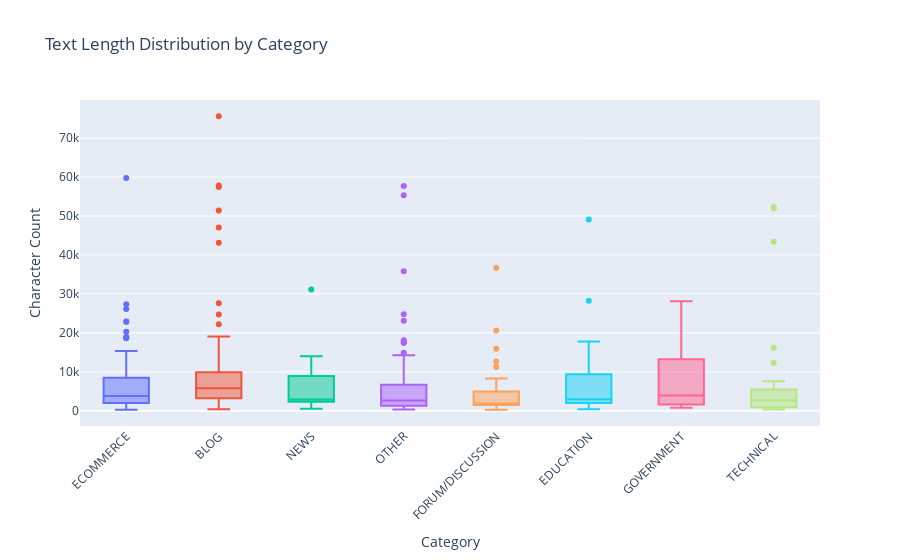
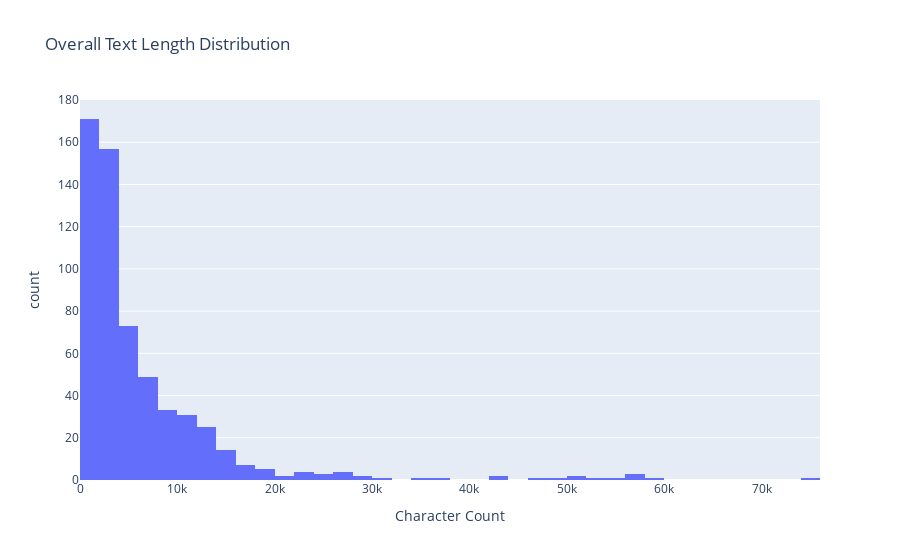

The code cell stored with these charts, in order, in its notebook:
### Code cell
# ── Text Length Analysis ──────────────────────────────────────────
df['text_length'] = df['full_text'].str.len()

print("Text length statistics (full_text):")
print(df['text_length'].describe())

# Histogram of overall text lengths
fig = px.histogram(
    df, x='text_length', nbins=50,
    title='Text Length Distribution (All Pages)',
    labels={'text_length': 'Character Count', 'count': 'Number of Pages'}
)
fig.show()

# Word count distribution (pre-computed column)
fig2 = px.histogram(
    df, x='word_count', nbins=50,
    title='Word Count Distribution (All Pages)',
    labels={'word_count': 'Word Count', 'count': 'Number of Pages'}
)
fig2.show()

print(f"\nWord count statistics:")
print(df['word_count'].describe())

### Figure 1 — Plotly figure (JSON) as saved in the notebook; plotly's stock layout.template omitted (floating-point values rounded to 4 significant figures; data arrays with more than 128 entries replaced by an {"elided": "..."} marker saying what was removed)
{"data": [{"alignmentgroup": "True", "hovertemplate": "Category=%{x}<br>Character Count=%{y}<extra></extra>", "legendgroup": "ECOMMERCE", "marker": {"color": "#636efa"}, "name": "ECOMMERCE", "notched": false, "offsetgroup": "ECOMMERCE", "orientation": "v", "showlegend": true, "type": "box", "x": ["ECOMMERCE", "ECOMMERCE", "ECOMMERCE", "ECOMMERCE", "ECOMMERCE", "ECOMMERCE", "ECOMMERCE", "ECOMMERCE", "ECOMMERCE", "ECOMMERCE", "ECOMMERCE", "ECOMMERCE", "ECOMMERCE", "ECOMMERCE", "ECOMMERCE", "ECOMMERCE", "ECOMMERCE", "ECOMMERCE", "ECOMMERCE", "ECOMMERCE", "ECOMMERCE", "ECOMMERCE", "ECOMMERCE", "ECOMMERCE", "ECOMMERCE", "ECOMMERCE", "ECOMMERCE", "ECOMMERCE", "ECOMMERCE", "ECOMMERCE", "ECOMMERCE", "ECOMMERCE", "ECOMMERCE", "ECOMMERCE", "ECOMMERCE", "ECOMMERCE", "ECOMMERCE", "ECOMMERCE", "ECOMMERCE", "ECOMMERCE", "ECOMMERCE", "ECOMMERCE", "ECOMMERCE", "ECOMMERCE", "ECOMMERCE", "ECOMMERCE", "ECOMMERCE", "ECOMMERCE", "ECOMMERCE", "ECOMMERCE", "ECOMMERCE", "ECOMMERCE", "ECOMMERCE", "ECOMMERCE", "ECOMMERCE", "ECOMMERCE", "ECOMMERCE", "ECOMMERCE", "ECOMMERCE", "ECOMMERCE", "ECOMMERCE", "ECOMMERCE", "ECOMMERCE", "ECOMMERCE", "ECOMMERCE", "ECOMMERCE", "ECOMMERCE", "ECOMMERCE", "ECOMMERCE", "ECOMMERCE", "ECOMMERCE", "ECOMMERCE", "ECOMMERCE", "ECOMMERCE", "ECOMMERCE", "ECOMMERCE", "ECOMMERCE", "ECOMMERCE", "ECOMMERCE", "ECOMMERCE", "ECOMMERCE", "ECOMMERCE", "ECOMMERCE", "ECOMMERCE", "ECOMMERCE", "ECOMMERCE", "ECOMMERCE", "ECOMMERCE", "ECOMMERCE", "ECOMMERCE", "ECOMMERCE", "ECOMMERCE", "ECOMMERCE", "ECOMMERCE", "ECOMMERCE", "ECOMMERCE", "ECOMMERCE", "ECOMMERCE", "ECOMMERCE", "ECOMMERCE", "ECOMMERCE", "ECOMMERCE", "ECOMMERCE", "ECOMMERCE", "ECOMMERCE", "ECOMMERCE", "ECOMMERCE", "ECOMMERCE", "ECOMMERCE", "ECOMMERCE", "ECOMMERCE", "ECOMMERCE", "ECOMMERCE", "ECOMMERCE"], "x0": " ", "xaxis": "x", "y": [4572, 3391, 6178, 6982, 22949, 12561, 11339, 893, 3951, 3936, 2257, 10489, 4515, 6058, 2484, 13235, 4176, 2920, 4446, 3660, 12922, 12406, 13234, 6573, 2017, 4571, 59723, 2538, 18962, 18791, 20284, 12160, 1263, 651, 4508, 2318, 299, 1502, 6257, 3531, 3074, 27344, 3103, 3781, 4803, 1369, 3618, 3747, 8812, 3811, 4340, 8974, 15362, 3169, 6859, 2276, 837, 1776, 2366, 1811, 424, 2798, 7307, 4526, 14177, 6826, 6484, 4874, 26122, 715, 2462, 1677, 3280, 3139, 3089, 4335, 2321, 606, 5053, 620, 641, 12724, 2189, 1704, 1330, 2474, 3792, 7323, 10562, 1227, 2567, 4036, 1779, 4874, 2653, 1535, 3335, 1724, 15120, 1456, 3542, 677, 662, 651, 1379, 18618, 8472, 11114, 1012, 13220, 13270, 13948, 1410, 22854], "y0": " ", "yaxis": "y"}, {"alignmentgroup": "True", "hovertemplate": "Category=%{x}<br>Character Count=%{y}<extra></extra>", "legendgroup": "BLOG", "marker": {"color": "#EF553B"}, "name": "BLOG", "notched": false, "offsetgroup": "BLOG", "orientation": "v", "showlegend": true, "type": "box", "x": ["BLOG", "BLOG", "BLOG", "BLOG", "BLOG", "BLOG", "BLOG", "BLOG", "BLOG", "BLOG", "BLOG", "BLOG", "BLOG", "BLOG", "BLOG", "BLOG", "BLOG", "BLOG", "BLOG", "BLOG", "BLOG", "BLOG", "BLOG", "BLOG", "BLOG", "BLOG", "BLOG", "BLOG", "BLOG", "BLOG", "BLOG", "BLOG", "BLOG", "BLOG", "BLOG", "BLOG", "BLOG", "BLOG", "BLOG", "BLOG", "BLOG", "BLOG", "BLOG", "BLOG", "BLOG", "BLOG", "BLOG", "BLOG", "BLOG", "BLOG", "BLOG", "BLOG", "BLOG", "BLOG", "BLOG", "BLOG", "BLOG", "BLOG", "BLOG", "BLOG", "BLOG", "BLOG", "BLOG", "BLOG", "BLOG", "BLOG", "BLOG", "BLOG", "BLOG", "BLOG", "BLOG", "BLOG", "BLOG", "BLOG", "BLOG", "BLOG", "BLOG", "BLOG", "BLOG", "BLOG", "BLOG", "BLOG", "BLOG", "BLOG", "BLOG", "BLOG", "BLOG", "BLOG", "BLOG", "BLOG", "BLOG", "BLOG", "BLOG", "BLOG", "BLOG", "BLOG", "BLOG", "BLOG", "BLOG", "BLOG", "BLOG", "BLOG", "BLOG", "BLOG", "BLOG", "BLOG", "BLOG", "BLOG", "BLOG", "BLOG", "BLOG", "BLOG", "BLOG", "BLOG", "BLOG", "BLOG", "BLOG", "BLOG", "BLOG", "BLOG", "BLOG", "BLOG", "BLOG"], "x0": " ", "xaxis": "x", "y": [7442, 6778, 1653, 918, 4513, 9640, 17808, 8896, 1032, 11220, 850, 9831, 6133, 4840, 3430, 2457, 1802, 2930, 494, 14631, 9798, 4293, 5774, 8072, 5728, 2114, 10180, 10410, 3165, 843, 3456, 2603, 4747, 2960, 11913, 75582, 838, 8987, 4495, 397, 5711, 5480, 7829, 7160, 11348, 2773, 6362, 5250, 6248, 4744, 7168, 1870, 57832, 10793, 24728, 4135, 19109, 3545, 5919, 4263, 769, 2561, 9915, 57412, 5430, 10502, 5336, 3697, 16439, 8419, 10036, 14133, 10564, 8214, 15856, 3202, 2504, 4055, 3930, 4112, 3018, 3991, 1671, 6792, 2713, 4319, 2016, 5338, 5188, 4000, 8564, 1744, 6468, 6851, 6755, 10433, 6949, 4274, 9037, 1805, 11406, 3077, 7477, 47066, 43149, 11190, 13464, 6422, 22207, 6839, 4920, 27613, 8216, 51397, 11840, 1490, 1582, 7840, 4079, 7038, 3331, 13979, 2878], "y0": " ", "yaxis": "y"}, {"alignmentgroup": "True", "hovertemplate": "Category=%{x}<br>Character Count=%{y}<extra></extra>", "legendgroup": "NEWS", "marker": {"color": "#00cc96"}, "name": "NEWS", "notched": false, "offsetgroup": "NEWS", "orientation": "v", "showlegend": true, "type": "box", "x": ["NEWS", "NEWS", "NEWS", "NEWS", "NEWS", "NEWS", "NEWS", "NEWS", "NEWS", "NEWS", "NEWS", "NEWS", "NEWS", "NEWS", "NEWS", "NEWS", "NEWS", "NEWS", "NEWS", "NEWS", "NEWS", "NEWS", "NEWS", "NEWS", "NEWS", "NEWS", "NEWS", "NEWS", "NEWS", "NEWS", "NEWS", "NEWS", "NEWS", "NEWS", "NEWS", "NEWS", "NEWS", "NEWS", "NEWS", "NEWS", "NEWS", "NEWS", "NEWS", "NEWS", "NEWS", "NEWS", "NEWS"], "x0": " ", "xaxis": "x", "y": [2395, 2823, 4305, 996, 11905, 2336, 9710, 9418, 2595, 2483, 1681, 4773, 2563, 31154, 2539, 12028, 11821, 12356, 12139, 1929, 1394, 2368, 4862, 8948, 565, 3148, 2810, 1799, 3678, 1479, 10756, 2215, 13994, 11167, 1752, 3873, 2387, 1532, 5006, 8912, 1250, 2702, 2918, 2791, 3052, 3838, 4279], "y0": " ", "yaxis": "y"}, {"alignmentgroup": "True", "hovertemplate": "Category=%{x}<br>Character Count=%{y}<extra></extra>", "legendgroup": "OTHER", "marker": {"color": "#ab63fa"}, "name": "OTHER", "notched": false, "offsetgroup": "OTHER", "orientation": "v", "showlegend": true, "type": "box", "x": {"elided": "158 str values"}, "x0": " ", "xaxis": "x", "y": {"elided": "158 int values"}, "y0": " ", "yaxis": "y"}, {"alignmentgroup": "True", "hovertemplate": "Category=%{x}<br>Character Count=%{y}<extra></extra>", "legendgroup": "FORUM/DISCUSSION", "marker": {"color": "#FFA15A"}, "name": "FORUM/DISCUSSION", "notched": false, "offsetgroup": "FORUM/DISCUSSION", "orientation": "v", "showlegend": true, "type": "box", "x": ["FORUM/DISCUSSION", "FORUM/DISCUSSION", "FORUM/DISCUSSION", "FORUM/DISCUSSION", "FORUM/DISCUSSION", "FORUM/DISCUSSION", "FORUM/DISCUSSION", "FORUM/DISCUSSION", "FORUM/DISCUSSION", "FORUM/DISCUSSION", "FORUM/DISCUSSION", "FORUM/DISCUSSION", "FORUM/DISCUSSION", "FORUM/DISCUSSION", "FORUM/DISCUSSION", "FORUM/DISCUSSION", "FORUM/DISCUSSION", "FORUM/DISCUSSION", "FORUM/DISCUSSION", "FORUM/DISCUSSION", "FORUM/DISCUSSION", "FORUM/DISCUSSION", "FORUM/DISCUSSION", "FORUM/DISCUSSION", "FORUM/DISCUSSION", "FORUM/DISCUSSION", "FORUM/DISCUSSION", "FORUM/DISCUSSION", "FORUM/DISCUSSION", "FORUM/DISCUSSION", "FORUM/DISCUSSION", "FORUM/DISCUSSION", "FORUM/DISCUSSION", "FORUM/DISCUSSION", "FORUM/DISCUSSION", "FORUM/DISCUSSION", "FORUM/DISCUSSION", "FORUM/DISCUSSION", "FORUM/DISCUSSION", "FORUM/DISCUSSION", "FORUM/DISCUSSION", "FORUM/DISCUSSION", "FORUM/DISCUSSION", "FORUM/DISCUSSION", "FORUM/DISCUSSION", "FORUM/DISCUSSION"], "x0": " ", "xaxis": "x", "y": [1796, 12661, 1934, 5289, 474, 8276, 20609, 5962, 15921, 4958, 489, 3734, 3084, 2008, 2266, 2157, 1144, 3592, 1762, 1525, 1588, 1583, 1641, 1491, 1515, 1592, 1610, 1694, 1483, 569, 710, 1967, 3749, 5473, 11241, 1610, 294, 36717, 7792, 559, 559, 1009, 3414, 6250, 1750, 2920], "y0": " ", "yaxis": "y"}, {"alignmentgroup": "True", "hovertemplate": "Category=%{x}<br>Character Count=%{y}<extra></extra>", "legendgroup": "EDUCATION", "marker": {"color": "#19d3f3"}, "name": "EDUCATION", "notched": false, "offsetgroup": "EDUCATION", "orientation": "v", "showlegend": true, "type": "box", "x": ["EDUCATION", "EDUCATION", "EDUCATION", "EDUCATION", "EDUCATION", "EDUCATION", "EDUCATION", "EDUCATION", "EDUCATION", "EDUCATION", "EDUCATION", "EDUCATION", "EDUCATION", "EDUCATION", "EDUCATION", "EDUCATION", "EDUCATION", "EDUCATION", "EDUCATION", "EDUCATION", "EDUCATION", "EDUCATION", "EDUCATION", "EDUCATION", "EDUCATION", "EDUCATION", "EDUCATION", "EDUCATION", "EDUCATION", "EDUCATION", "EDUCATION", "EDUCATION", "EDUCATION", "EDUCATION", "EDUCATION", "EDUCATION", "EDUCATION", "EDUCATION", "EDUCATION", "EDUCATION", "EDUCATION", "EDUCATION", "EDUCATION", "EDUCATION", "EDUCATION", "EDUCATION", "EDUCATION", "EDUCATION", "EDUCATION", "EDUCATION", "EDUCATION", "EDUCATION", "EDUCATION", "EDUCATION", "EDUCATION", "EDUCATION", "EDUCATION", "EDUCATION", "EDUCATION", "EDUCATION", "EDUCATION"], "x0": " ", "xaxis": "x", "y": [3507, 2632, 3229, 889, 3919, 3068, 3068, 2095, 2039, 6034, 49118, 2091, 2180, 3376, 637, 1711, 410, 11483, 524, 3046, 14900, 12165, 2266, 17776, 13679, 28244, 1979, 760, 2154, 15270, 4180, 1046, 699, 3946, 1700, 2619, 6437, 13412, 14693, 2772, 2994, 9295, 5934, 4526, 868, 2192, 2603, 1956, 2671, 9657, 1557, 2759, 10804, 986, 1834, 14852, 5477, 11128, 16340, 2110, 2110], "y0": " ", "yaxis": "y"}, {"alignmentgroup": "True", "hovertemplate": "Category=%{x}<br>Character Count=%{y}<extra></extra>", "legendgroup": "GOVERNMENT", "marker": {"color": "#FF6692"}, "name": "GOVERNMENT", "notched": false, "offsetgroup": "GOVERNMENT", "orientation": "v", "showlegend": true, "type": "box", "x": ["GOVERNMENT", "GOVERNMENT", "GOVERNMENT", "GOVERNMENT", "GOVERNMENT", "GOVERNMENT", "GOVERNMENT", "GOVERNMENT", "GOVERNMENT", "GOVERNMENT", "GOVERNMENT", "GOVERNMENT", "GOVERNMENT"], "x0": " ", "xaxis": "x", "y": [9480, 3921, 5887, 814, 3062, 24522, 27836, 28133, 1652, 1597, 1088, 6245, 3059], "y0": " ", "yaxis": "y"}, {"alignmentgroup": "True", "hovertemplate": "Category=%{x}<br>Character Count=%{y}<extra></extra>", "legendgroup": "TECHNICAL", "marker": {"color": "#B6E880"}, "name": "TECHNICAL", "notched": false, "offsetgroup": "TECHNICAL", "orientation": "v", "showlegend": true, "type": "box", "x": ["TECHNICAL", "TECHNICAL", "TECHNICAL", "TECHNICAL", "TECHNICAL", "TECHNICAL", "TECHNICAL", "TECHNICAL", "TECHNICAL", "TECHNICAL", "TECHNICAL", "TECHNICAL", "TECHNICAL", "TECHNICAL", "TECHNICAL", "TECHNICAL", "TECHNICAL", "TECHNICAL", "TECHNICAL", "TECHNICAL", "TECHNICAL", "TECHNICAL", "TECHNICAL", "TECHNICAL", "TECHNICAL", "TECHNICAL", "TECHNICAL", "TECHNICAL", "TECHNICAL", "TECHNICAL", "TECHNICAL", "TECHNICAL", "TECHNICAL", "TECHNICAL"], "x0": " ", "xaxis": "x", "y": [6058, 352, 4586, 2110, 12354, 726, 1008, 521, 3327, 52293, 51980, 619, 2202, 4845, 2709, 3241, 563, 43378, 917, 522, 4341, 934, 1195, 1104, 16186, 5449, 2841, 2676, 996, 773, 7593, 3343, 944, 5810], "y0": " ", "yaxis": "y"}], "layout": {"boxmode": "overlay", "legend": {"title": {"text": "Category"}, "tracegroupgap": 0}, "showlegend": false, "title": {"text": "Text Length Distribution by Category"}, "xaxis": {"anchor": "y", "categoryarray": ["ECOMMERCE", "BLOG", "NEWS", "OTHER", "FORUM/DISCUSSION", "EDUCATION", "GOVERNMENT", "TECHNICAL"], "categoryorder": "array", "domain": [0, 1], "tickangle": -45, "title": {"text": "Category"}}, "yaxis": {"anchor": "x", "domain": [0, 1], "title": {"text": "Character Count"}}}}

### Figure 2 — Plotly figure (JSON) as saved in the notebook; plotly's stock layout.template omitted (floating-point values rounded to 4 significant figures; data arrays with more than 128 entries replaced by an {"elided": "..."} marker saying what was removed)
{"data": [{"bingroup": "x", "hovertemplate": "Character Count=%{x}<br>count=%{y}<extra></extra>", "legendgroup": "", "marker": {"color": "#636efa", "pattern": {"shape": ""}}, "name": "", "nbinsx": 50, "orientation": "v", "showlegend": false, "type": "histogram", "x": {"elided": "596 int values"}, "xaxis": "x", "yaxis": "y"}], "layout": {"barmode": "relative", "legend": {"tracegroupgap": 0}, "title": {"text": "Overall Text Length Distribution"}, "xaxis": {"anchor": "y", "domain": [0, 1], "title": {"text": "Character Count"}}, "yaxis": {"anchor": "x", "domain": [0, 1], "title": {"text": "count"}}}}
